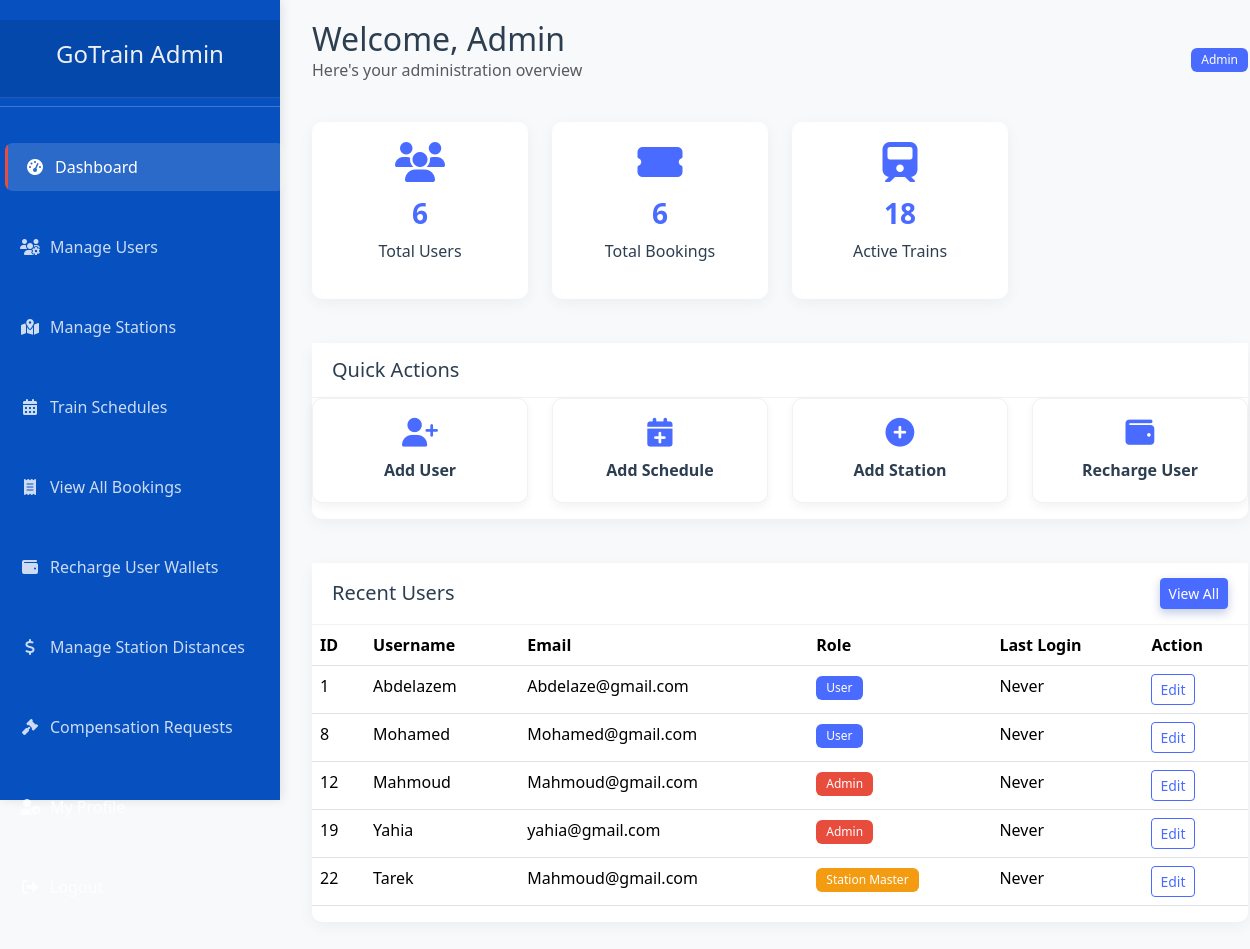
/views/Admin/admin.php (signed in), run on the app's committed database.
### tables this page shows
CREATE TABLE `users` (
  `user_id` int(11) NOT NULL,
  `username` varchar(100) DEFAULT NULL,
  `email` varchar(100) DEFAULT NULL,
  `password` varchar(255) DEFAULT NULL,
  `balance` decimal(10,2) DEFAULT 0.00,
  `last_recharge_date` date DEFAULT NULL,
  `roleid` int(11) NOT NULL,
  `role` varchar(20) NOT NULL DEFAULT 'user',
  `created_at` timestamp NOT NULL DEFAULT current_timestamp(),
  `updated_at` timestamp NOT NULL DEFAULT current_timestamp() ON UPDATE current_timestamp()
);

### config/DBController.php (called while the page is built, shortened)
<?php
class DBController {
    private string $dbHost = 'localhost';
    private string $dbUser = 'root';
    private string $dbPassword = '';
    private string $dbName = 'ticket_system';
    private ?mysqli $connection = null;
    private static ?DBController $instance = null;
    private function __construct(string $dbName = 'ticket_system') {
        $this->dbName = $dbName;
    }
    public static function getInstance(string $dbName = 'ticket_system'): DBController {
        if (self::$instance === null) {
            self::$instance = new DBController($dbName);
        }
        return self::$instance;
    }
    public function openConnection(): bool {
        $this->connection = new mysqli($this->dbHost, $this->dbUser, $this->dbPassword, $this->dbName);
        return true;
    }
    public function select(string $qry, array $params = []): array|false {
        $result = $this->connection->query($qry);
        return $result->fetch_all(MYSQLI_ASSOC);
    }
}
?>

### views/Admin/admin.php (the view, shortened to what this page needs)
<!DOCTYPE html>
<html lang="en">
<head>
    <link href="../public/assets/css/bootstrap.css" rel="stylesheet">
    <link href="https://cdnjs.cloudflare.com/ajax/libs/font-awesome/6.4.0/css/all.min.css" rel="stylesheet">
    <link rel="stylesheet" href="../public/css/dashboard.css">
</head>
<body>
    <?php
    require_once '../../config/DBController.php';
    $db = DBController::getInstance();
    $users = [];
    $total_bookings = 0;
    $active_trains = 0;
    if ($db->openConnection()) {
        $users_query = "SELECT * FROM users";
        $users = $db->select($users_query) ?: [];
        $bookings_query = "SELECT COUNT(*) as total FROM bookings";
        $bookings_result = $db->select($bookings_query);
        $total_bookings = $bookings_result ? $bookings_result[0]['total'] : 0;
        $trains_query = "SELECT COUNT(*) as total FROM trains WHERE is_active = 1";
        $trains_result = $db->select($trains_query);
        $active_trains = $trains_result ? $trains_result[0]['total'] : 0;
    }
    ?>
    <div class="sidebar">
        <div class="sidebar-header text-center">
            <h4>GoTrain Admin</h4>
        </div>
        <hr class="my-2 bg-light">
        <ul class="nav flex-column nav-menu">
            <li class="nav-item mt-4 animate__animated animate__fadeInLeft animate__delay-1s">
                <a class="nav-link active" href="index.php">
                    <i class="fas fa-tachometer-alt"></i><span>Dashboard</span>
                </a>
            </li>
            <li class="nav-item mt-4 animate__animated animate__fadeInLeft animate__delay-1s">
                <a class="nav-link" href="blank.php">
                    <i class="fas fa-users-cog"></i><span>Manage Users</span>
                </a>
            </li>
            <li class="nav-item mt-4 animate__animated animate__fadeInLeft animate__delay-1s">
                <a class="nav-link" href="manage_stations.php">
                    <i class="fas fa-map-marked-alt"></i><span>Manage Stations</span>
                </a>
            </li>
            <li class="nav-item mt-4 animate__animated animate__fadeInLeft animate__delay-1s">
                <a class="nav-link" href="admin_schedule.php">
                    <i class="fas fa-calendar-alt"></i><span>Train Schedules</span>
                </a>
            </li>
            <li class="nav-item mt-4 animate__animated animate__fadeInLeft animate__delay-1s">
                <a class="nav-link" href="view_tickets.php">
                    <i class="fas fa-receipt"></i><span>View All Bookings</span>
                </a>
            </li>
            <li class="nav-item mt-4 animate__animated animate__fadeInLeft animate__delay-1s">
                <a class="nav-link" href="recharge_user.php">
                    <i class="fas fa-wallet"></i><span>Recharge User Wallets</span>
                </a>
            </li>
            <li class="nav-item mt-4 animate__animated animate__fadeInLeft animate__delay-1s">
                <a class="nav-link" href="pricing_management.php">
                    <i class="fas fa-dollar-sign"></i><span>Manage Station Distances</span>
                </a>
            </li>
            <li class="nav-item mt-4 animate__animated animate__fadeInLeft animate__delay-1s">
                <a class="nav-link" href="compensation_requests_admin.php">
                    <i class="fas fa-gavel"></i><span>Compensation Requests</span>
                </a>
            </li>
            <li class="nav-item mt-4 animate__animated animate__fadeInLeft animate__delay-2s">
                <a class="nav-link" href="../User/my_profile.php">
                    <i class="fas fa-user-shield"></i><span>My Profile</span>
                </a>
            </li>
        </ul>
        <ul class="nav flex-column mt-auto">
            <li class="nav-item mt-4 animate__animated animate__fadeInLeft animate__delay-2s">
                <a class="nav-link" href="../auth/login.php">
                    <i class="fas fa-sign-out-alt"></i><span>Logout</span>
                </a>
            </li>
        </ul>
    </div>
    <div class="main-content">
        <div class="container-fluid">
            <div class="row mb-4">
                <div class="col-12">
                    <div class="d-flex justify-content-between align-items-center">
                        <div>
                            <h2 class="mb-0">Welcome, Admin</h2>
                            <p class="text-muted">Here's your administration overview</p>
                        </div>
                        <div class="text-end">
                            <span class="badge bg-primary">Admin</span>
                        </div>
                    </div>
                </div>
            </div>
            <div class="row mb-4">
                <div class="col-md-3">
                    <div class="dashboard-card stat-card">
                        <i class="fas fa-users"></i>
                        <h3><?= count($users) ?></h3>
                        <p>Total Users</p>
                    </div>
                </div>
                <div class="col-md-3">
                    <div class="dashboard-card stat-card">
                        <i class="fas fa-ticket-alt"></i>
                        <h3><?= number_format($total_bookings) ?></h3>
                        <p>Total Bookings</p>
                    </div>
                </div>
                <div class="col-md-3">
                    <div class="dashboard-card stat-card">
                        <i class="fas fa-train"></i>
                        <h3><?= number_format($active_trains) ?></h3>
                        <p>Active Trains</p>
                    </div>
                </div>
            </div>
            <div class="row mb-4">
                <div class="col-12">
                    <div class="dashboard-card">
                        <div class="card-header">
                            <h5 class="mb-0">Quick Actions</h5>
                        </div>
                        <div class="card-body">
                            <div class="row">
                                <div class="col-md-3 col-6 mb-3">
                                    <div class="quick-action" onclick="location.href='blank.php'">
                                        <i class="fas fa-user-plus"></i>
                                        <p>Add User</p>
                                    </div>
                                </div>
                                <div class="col-md-3 col-6 mb-3">
                                    <div class="quick-action" onclick="location.href='admin_schedule.php'">
                                        <i class="fas fa-calendar-plus"></i>
                                        <p>Add Schedule</p>
                                    </div>
                                </div>
                                <div class="col-md-3 col-6 mb-3">
                                    <div class="quick-action" onclick="location.href='manage_stations.php'">
                                        <i class="fas fa-plus-circle"></i>
                                        <p>Add Station</p>
                                    </div>
                                </div>
                                <div class="col-md-3 col-6 mb-3">
                                    <div class="quick-action" onclick="location.href='recharge_user.php'">
                                        <i class="fas fa-wallet"></i>
                                        <p>Recharge User</p>
                                    </div>
                                </div>
                            </div>
                        </div>
                    </div>
                </div>
            </div>
            <div class="row mb-4">
                <div class="col-12">
                    <div class="dashboard-card">
                        <div class="card-header d-flex justify-content-between align-items-center">
                            <h5 class="mb-0">Recent Users</h5>
                            <a href="blank.php" class="btn btn-sm btn-primary">View All</a>
                        </div>
                        <div class="card-body">
                            <div class="table-responsive">
                                <table class="table table-hover">
                                    <thead>
                                        <tr>
                                            <th>ID</th>
                                            <th>Username</th>
                                            <th>Email</th>
                                            <th>Role</th>
                                            <th>Last Login</th>
                                            <th>Action</th>
                                        </tr>
                                    </thead>
                                    <tbody>
                                        <?php if (!empty($users)): ?>
                                            <?php foreach (array_slice($users, 0, 5) as $user): ?>
                                                <tr>
                                                    <td><?= htmlspecialchars($user['user_id']) ?></td>
                                                    <td><?= htmlspecialchars($user['username']) ?></td>
                                                    <td><?= htmlspecialchars($user['email']) ?></td>
                                                    <td>
                                                        <span class="badge bg-<?= $user['roleid'] == 1 ? 'danger' : ($user['roleid'] == 3 ? 'warning' : 'primary') ?>">
                                                            <?= $user['roleid'] == 1 ? 'Admin' : ($user['roleid'] == 3 ? 'Station Master' : 'User') ?>
                                                        </span>
                                                    </td>
                                                    <td><?= !empty($user['last_login']) ? date('M j, Y g:i a', strtotime($user['last_login'])) : 'Never' ?></td>
                                                    <td>
                                                        <button class="btn btn-sm btn-outline-primary">Edit</button>
                                                    </td>
                                                </tr>
                                            <?php endforeach; ?>
                                        <?php else: ?>
                                            <tr>
                                                <td colspan="6" class="text-center">No users found</td>
                                            </tr>
                                        <?php endif; ?>
                                    </tbody>
                                </table>
                            </div>
                        </div>
                    </div>
                </div>
            </div>
        </div>
    </div>
</body>
</html>

### views/public/css/dashboard.css (style rules this page uses)
:root { --primary-color: #3253a8; --secondary-color: #f8f9fa; --accent-color: #ffc107; --text-dark: #212529; --text-light: #f8f9fa; }
body { background-color: #f0f2f5; font-family: 'Segoe UI', Tahoma, Geneva, Verdana, sans-serif; overflow-x: hidden; }
.sidebar { background: linear-gradient(135deg, var(--primary-color), #1a3a8c); color: var(--text-light); height: 100vh; position: fixed; padding-top: 20px; transition: all 0.4s cubic-bezier(0.175, 0.885, 0.32, 1.275); z-index: 1000; box-shadow: 2px 0 10px rgba(0, 0, 0, 0.1); -webkit-transition: all 0.4s cubic-bezier(0.175, 0.885, 0.32, 1.275); -moz-transition: all 0.4s cubic-bezier(0.175, 0.885, 0.32, 1.275); -ms-transition: all 0.4s cubic-bezier(0.175, 0.885, 0.32, 1.275); -o-transition: all 0.4s cubic-bezier(0.175, 0.885, 0.32, 1.275); }
.sidebar .nav-link { color: rgba(255, 255, 255, 0.8); padding: 12px 20px; margin: 4px 0; border-radius: 8px; transition: all 0.3s; position: relative; overflow: hidden; }
.sidebar .nav-link:before { content: ''; position: absolute; left: 0; top: 0; height: 100%; width: 3px; background-color: var(--accent-color); transform: scaleY(0); transition: transform 0.3s, opacity 0.3s; opacity: 0; }
.sidebar .nav-link:hover:before, .sidebar .nav-link.active:before { transform: scaleY(1); opacity: 1; }
.sidebar .nav-link:hover, .sidebar .nav-link.active { background-color: rgba(255, 255, 255, 0.15); color: white; transform: translateX(5px); }
.sidebar .nav-link i { margin-right: 10px; width: 20px; text-align: center; transition: transform 0.3s; }
.main-content { margin-left: 250px; padding: 20px; width: 80%; transition: all 0.4s cubic-bezier(0.175, 0.885, 0.32, 1.275); }
.card-header { font-weight: 600; background-color: white; border-bottom: 1px solid rgba(0, 0, 0, 0.1); padding: 15px 20px; }
.quick-action { text-align: center; padding: 20px 15px; background-color: white; border-radius: 15px; box-shadow: 0 4px 12px rgba(0, 0, 0, 0.05); transition: all 0.4s cubic-bezier(0.175, 0.885, 0.32, 1.275); cursor: pointer; position: relative; overflow: hidden; animation-duration: 0.6s; animation-fill-mode: both; animation-name: fadeIn; }
.quick-action:before { content: ''; position: absolute; width: 100%; height: 100%; top: 0; left: 0; background: radial-gradient(circle, rgba(50, 83, 168, 0.2) 0%, rgba(50, 83, 168, 0) 70%); opacity: 0; transition: opacity 0.3s; }
.quick-action i { font-size: 2.2rem; color: var(--primary-color); margin-bottom: 15px; transition: all 0.3s; }
.quick-action p { font-weight: 600; margin-bottom: 0; transition: all 0.3s; }
.btn-primary { background-color: var(--primary-color); border-color: var(--primary-color); box-shadow: 0 4px 10px rgba(50, 83, 168, 0.3); transition: all 0.3s; }
.btn-outline-primary { color: var(--primary-color); border-color: var(--primary-color); transition: all 0.3s; }
.table-hover tbody tr { transition: all 0.3s; }

### data on the page
users: user_id "1", username "Abdelazem", email "Abdelaze@gmail.com", shows "User"
users: user_id "8", username "Mohamed", email "Mohamed@gmail.com", shows "User"
users: user_id "12", username "Mahmoud", email "Mahmoud@gmail.com", shows "Admin"
users: user_id "19", username "Yahia", email "yahia@gmail.com", shows "Admin"
users: user_id "22", username "Tarek", email "Mahmoud@gmail.com", shows "Station Master"

### other printed values
count($users) "6"
$total_bookings "6"
$active_trains "18"
